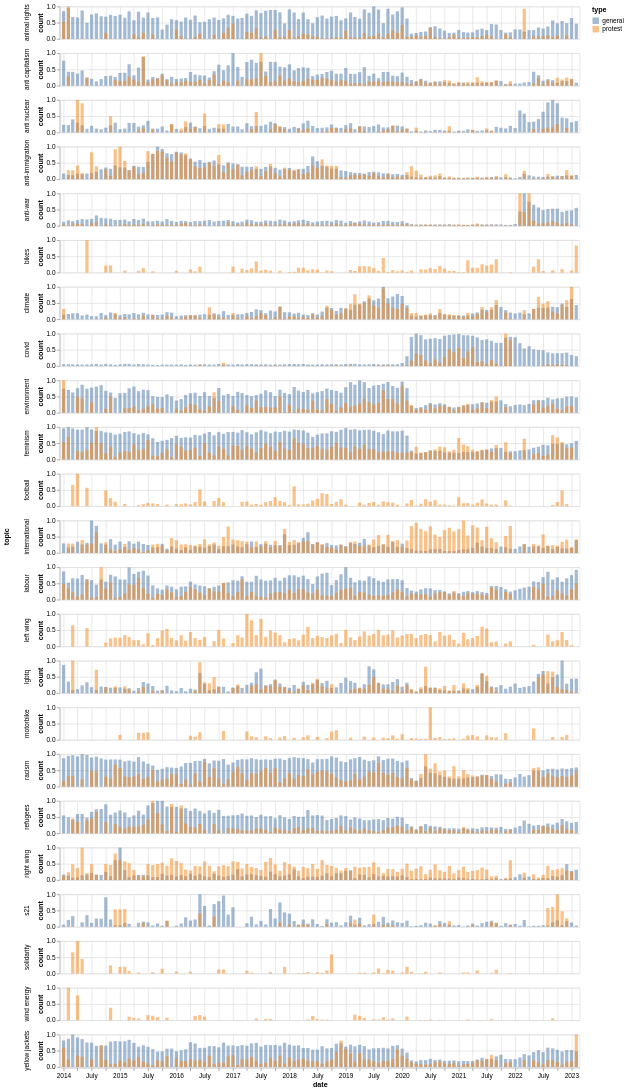

Source (notebook cell):
### Code cell
import altair as alt

alt.Chart(df_norm_time_norm_topic).mark_bar(opacity=0.5).encode(
    x="date:T",
    y=alt.Y("count:Q", stack=None),
    color="type:N",
    row="topic:N",
).properties(
    width=800,
    height=50,
)

### Figure 1 — Vega-Lite specification as saved in the notebook (floating-point values rounded to 4 significant figures; data arrays with more than 128 entries replaced by an {"elided": "..."} marker saying what was removed)
{"config": {"view": {"continuousWidth": 400, "continuousHeight": 300}}, "data": {"name": "data-945c8a585c0edcd798e17ae70dd8137c"}, "mark": {"type": "bar", "opacity": 0.5}, "encoding": {"color": {"field": "type", "type": "nominal"}, "row": {"field": "topic", "type": "nominal"}, "x": {"field": "date", "type": "temporal"}, "y": {"field": "count", "stack": null, "type": "quantitative"}}, "height": 50, "width": 800, "$schema": "https://vega.github.io/schema/vega-lite/v4.17.0.json", "datasets": {"data-945c8a585c0edcd798e17ae70dd8137c": {"elided": "3720 records"}}}
